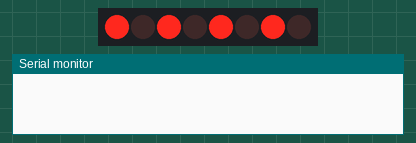
A sketch run on a simulated Arduino Uno, built with avr-gcc and run on an emulated ATmega328P. Parts: 8 shift-register outputs drawn as a row of LEDs (first output left, lit = HIGH), the last lines printed to the serial monitor. Wiring (inferred from the names in the program): shift register (74HC595): data pin 12; shift clock pin 10; latch pin 11. Wiring (inferred from the signals the program sends): row of LEDs: on Q0, Q1, Q2, Q3, Q4, Q5, Q6, Q7.

Above: at 0.1 s.
At 1.1 s:
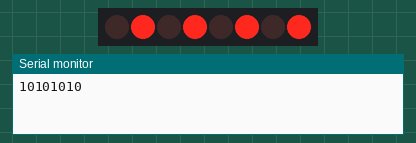
At 2.1 s:
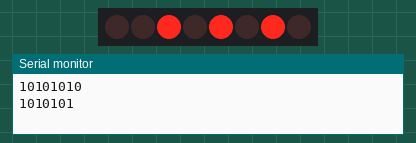
At 3.1 s:
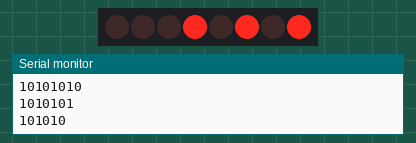
At 5.1 s:
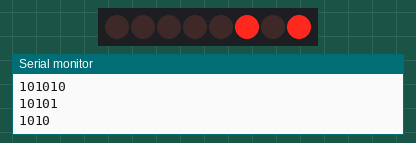
At 7.1 s:
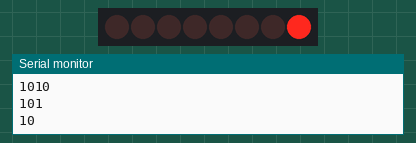
Timing chart, 0 to 9.5 s (numbered marks = the images above):
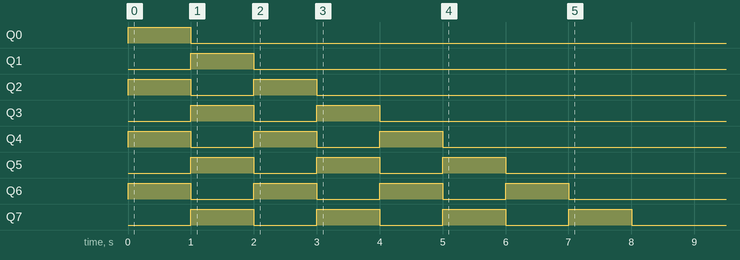

The sketch:

Lesson44_New_Ard.ino
```cpp
int latchPin = 11;
int clockPin=10;
int dataPin=12;

byte myByte = 0b10101010;

int DT=1000;

void setup() {
  // put your setup code here, to run once:
Serial.begin(9600);
pinMode(latchPin,OUTPUT);
pinMode(dataPin,OUTPUT);
pinMode(clockPin,OUTPUT);

}

void loop() {
  // put your main code here, to run repeatedly:

digitalWrite(latchPin,LOW);
shiftOut(dataPin, clockPin, LSBFIRST, myByte);
digitalWrite(latchPin,HIGH);

delay(DT);
Serial.println(myByte,BIN);
myByte=myByte/2; //shifts to the left
// or myByte=myByte/2; shifts to the right

}
```

Measured:
- by itself, Q0: LOW → HIGH at 0.00 s, → LOW 1.0 s later
- by itself, Q1: LOW → HIGH at 1.0 s, → LOW 1.0 s later
- by itself, Q2, Q3: alternates HIGH for 1.0 s and LOW for 1.0 s, 4 changes in all, then stays LOW
- by itself, Q4, Q5: alternates HIGH for 1.0 s and LOW for 1.0 s, 6 changes in all, then stays LOW
- by itself, Q6, Q7: alternates HIGH for 1.0 s and LOW for 1.0 s, 8 changes in all, then stays LOW
